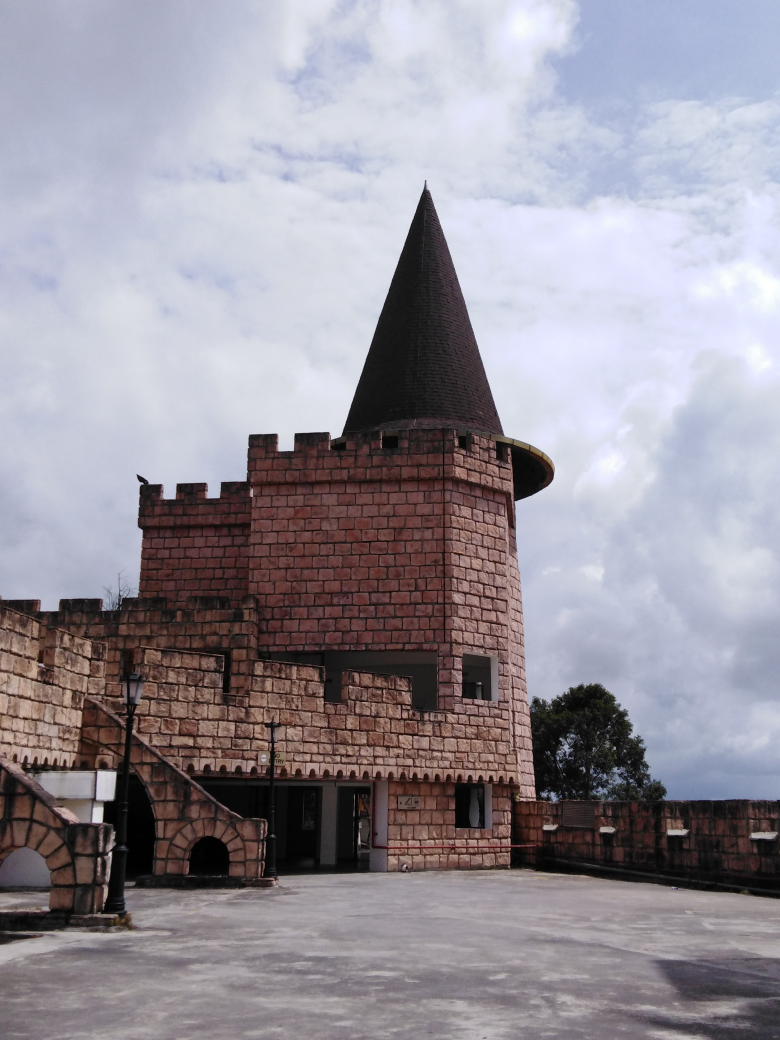
#> input picture test.jpg, 3120 x 4160 px, found by its file name (shown at 1/4 size)
$ python convertImg.py
#> lines starting #> are read from the running program, lines starting #| are printed output that depends on the picture
import cv2

# Specify path to image (loading image img1)
img1 = cv2.imread(r'C:\Users\amyde\Downloads\test.jpg')
#> img1 is the input picture: shape (4160, 3120, 3); mean B, G, R 155.3, 146.1, 150.5

# Resize the original image to the same size as the sketch image
desired_width = 800
desired_height = 600
img1 = cv2.resize(img1, (desired_width, desired_height))
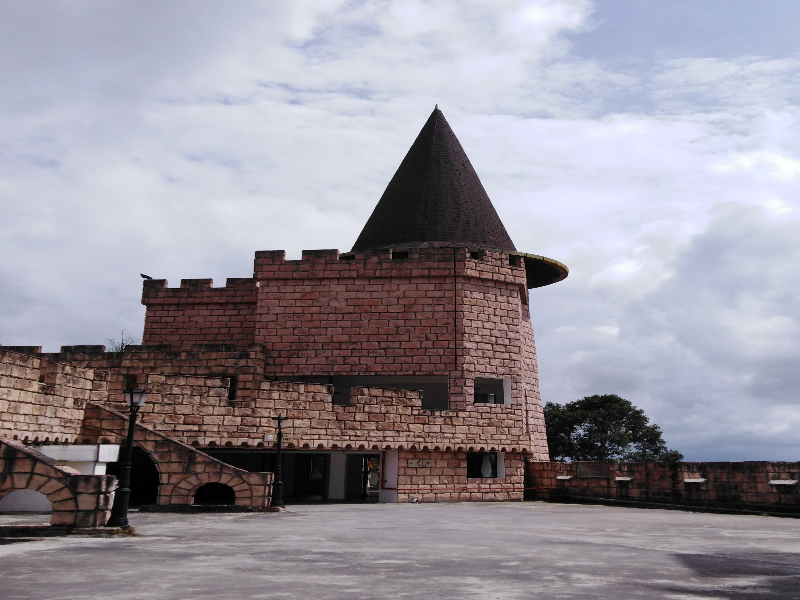
#> img1: shape (600, 800, 3); mean B, G, R 155.2, 146, 150.4

window_name = 'Original Image'

# Displaying the resized original image
cv2.imshow(window_name, img1)

# Convert image from one color space to another
grey_img = cv2.cvtColor(img1, cv2.COLOR_BGR2GRAY)
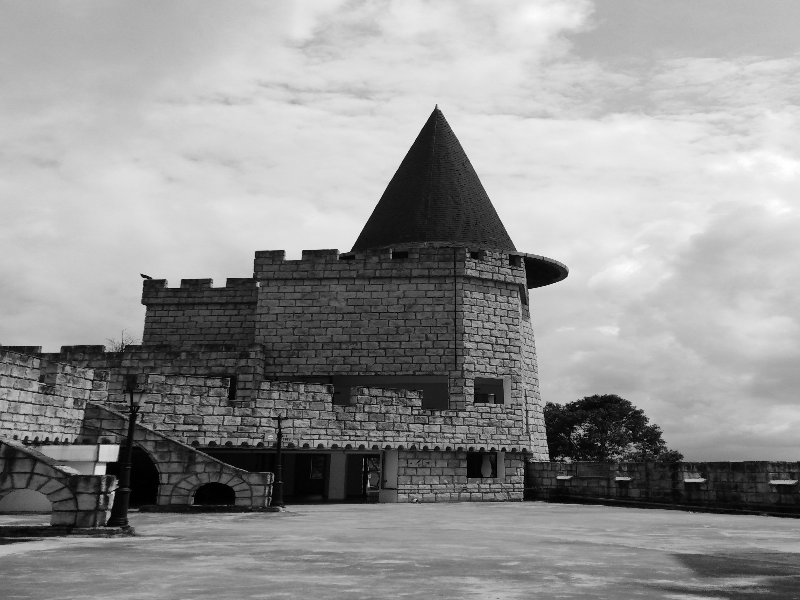
#> grey_img: shape (600, 800); min 0, max 255, mean 148.4
invert = cv2.bitwise_not(grey_img)
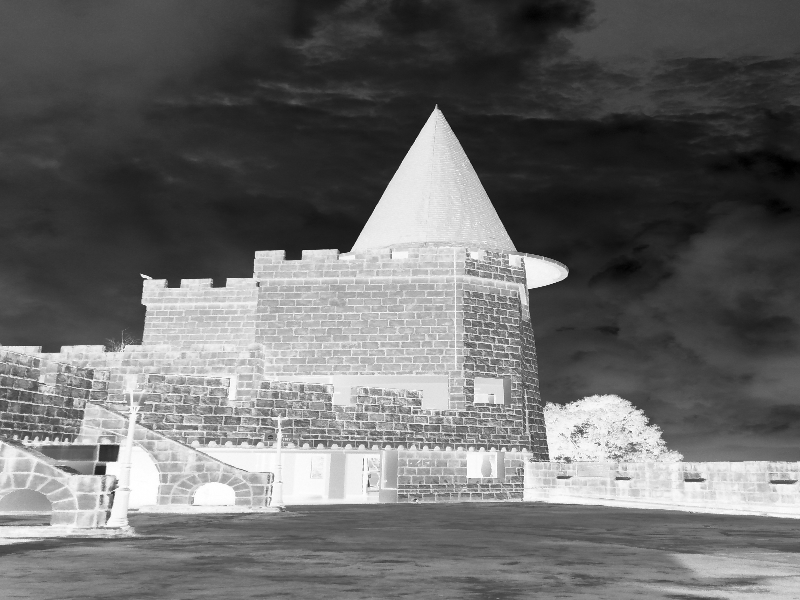
#> invert: shape (600, 800); min 0, max 255, mean 106.6

# Image smoothing
blur = cv2.GaussianBlur(invert, (21, 21), 0)
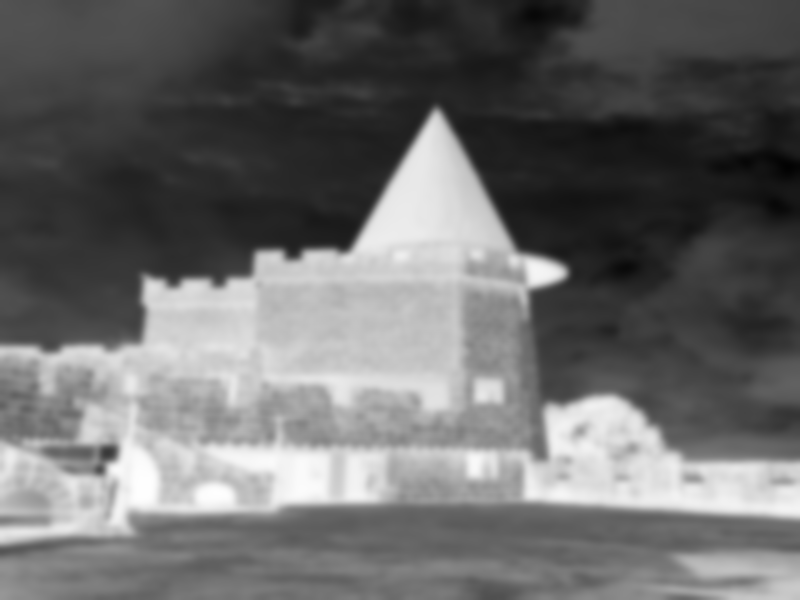
#> blur: shape (600, 800); min 2, max 254, mean 106.6
invertedblur = cv2.bitwise_not(blur)
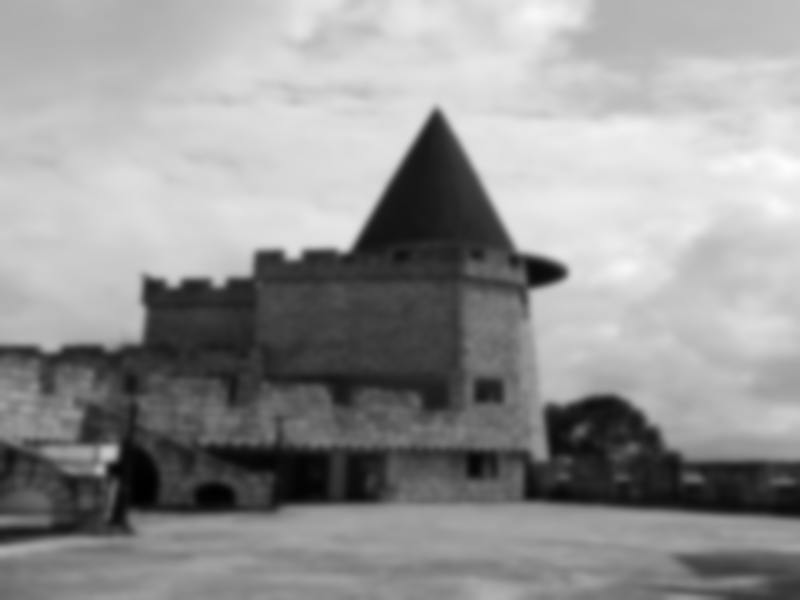
#> invertedblur: shape (600, 800); min 1, max 253, mean 148.4
sketch = cv2.divide(grey_img, invertedblur, scale=256.0)
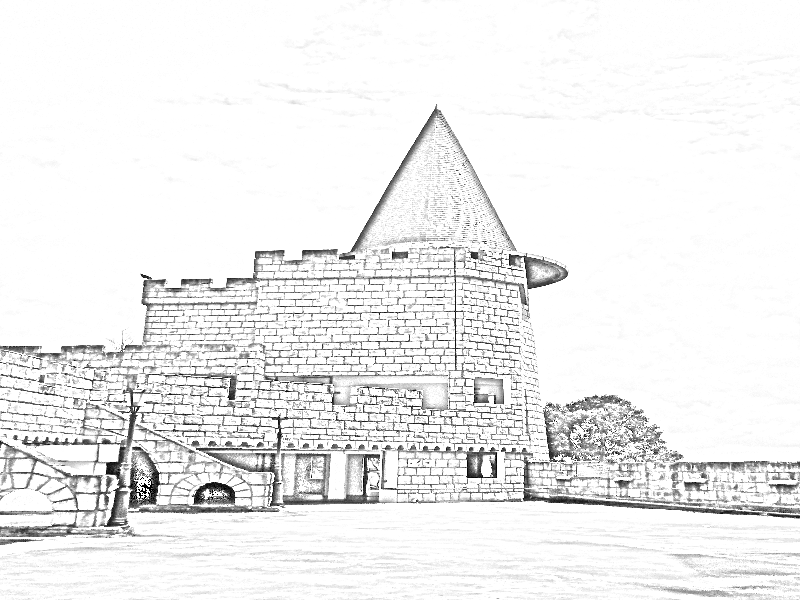
#> sketch: shape (600, 800); min 0, max 255, mean 238.6

# Save the converted image to the specified path
cv2.imwrite(r'C:\Users\amyde\Downloads\result.jpg', sketch)

# Window name in which image is displayed
window_name = 'Sketch Image'

# Displaying the sketch image
cv2.imshow(window_name, sketch)

# Waits for the user to press any key
# This is necessary to avoid python kernel from crashing
cv2.waitKey(0)

# Closing all open windows
cv2.destroyAllWindows()
